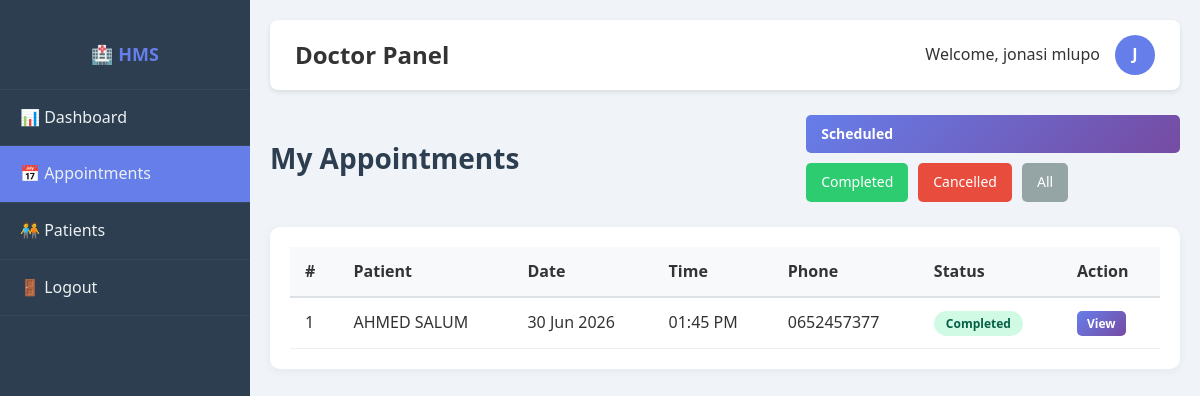
Page /appointments.php (signed in) on the committed database.
### tables this page shows
CREATE TABLE `appointments` (
  `id` int(11) NOT NULL,
  `patient_id` int(11) NOT NULL,
  `doctor_id` int(11) NOT NULL,
  `appointment_date` date NOT NULL,
  `appointment_time` time NOT NULL,
  `status` enum('scheduled','completed','cancelled','no-show') DEFAULT 'scheduled',
  `notes` text DEFAULT NULL,
  `created_at` timestamp NOT NULL DEFAULT current_timestamp()
);

CREATE TABLE `patients` (
  `id` int(11) NOT NULL,
  `first_name` varchar(50) NOT NULL,
  `last_name` varchar(50) NOT NULL,
  `date_of_birth` date NOT NULL,
  `gender` enum('Male','Female','Other') NOT NULL,
  `phone` varchar(20) DEFAULT NULL,
  `email` varchar(100) DEFAULT NULL,
  `address` text DEFAULT NULL,
  `emergency_contact` varchar(20) DEFAULT NULL,
  `medical_history` text DEFAULT NULL,
  `registration_date` timestamp NOT NULL DEFAULT current_timestamp()
);

### appointments.php (the view, shortened to what this page needs)
<?php
require_once '../config/database.php';
$user_id = $_SESSION['user_id'];
$doctor = $conn->query("
    SELECT id FROM doctors WHERE user_id = $user_id
")->fetch_assoc();
$doctor_id = $doctor['id'];
$where = "a.doctor_id = $doctor_id";
$appointments = $conn->query("
    SELECT a.*, p.first_name, p.last_name, p.phone, p.email
    FROM appointments a
    JOIN patients p ON a.patient_id = p.id
    WHERE $where
    ORDER BY a.appointment_date DESC, a.appointment_time DESC
");
?>
<!DOCTYPE html>
<html lang="en">
<head>
    <link rel="stylesheet" href="../css/style.css">
</head>
<body>
    <div class="dashboard">
        <?php include '../includes/sidebar.php'; ?>
        <div class="main-content">
            <?php include '../includes/topbar.php'; ?>
            <div class="page-header">
                <h1>My Appointments</h1>
                <div style="display:flex; gap:10px; flex-wrap:wrap;">
                    <a href="?status=scheduled" class="btn-primary" style="text-decoration:none;padding:8px 15px;font-size:14px;">Scheduled</a>
                    <a href="?status=completed" class="btn-success" style="text-decoration:none;padding:8px 15px;font-size:14px;">Completed</a>
                    <a href="?status=cancelled" class="btn-danger" style="text-decoration:none;padding:8px 15px;font-size:14px;">Cancelled</a>
                    <a href="?" class="btn-secondary" style="text-decoration:none;padding:8px 15px;font-size:14px;">All</a>
                </div>
            </div>
            <div class="table-container">
                <table>
                    <thead>
                        <tr>
                            <th>#</th>
                            <th>Patient</th>
                            <th>Date</th>
                            <th>Time</th>
                            <th>Phone</th>
                            <th>Status</th>
                            <th>Action</th>
                        </tr>
                    </thead>
                    <tbody>
                        <?php if ($appointments && $appointments->num_rows > 0): ?>
                            <?php $i = 1; while ($row = $appointments->fetch_assoc()): ?>
                                <tr>
                                    <td><?php echo $i++; ?></td>
                                    <td><?php echo htmlspecialchars($row['first_name'] . ' ' . $row['last_name']); ?></td>
                                    <td><?php echo date('d M Y', strtotime($row['appointment_date'])); ?></td>
                                    <td><?php echo date('h:i A', strtotime($row['appointment_time'])); ?></td>
                                    <td><?php echo htmlspecialchars($row['phone'] ?? 'N/A'); ?></td>
                                    <td><span class="status status-<?php echo htmlspecialchars($row['status']); ?>"><?php echo ucfirst(htmlspecialchars($row['status'])); ?></span></td>
                                    <td>
                                        <a href="view_patient.php?id=<?php echo $row['patient_id']; ?>" class="btn-primary" style="padding:4px 10px;font-size:12px;text-decoration:none;">View</a>
                                    </td>
                                </tr>
                            <?php endwhile; ?>
                        <?php else: ?>
                            <tr>
                                <td colspan="7" class="text-center">No appointments found</td>
                            </tr>
                        <?php endif; ?>
                    </tbody>
                </table>
            </div>
        </div>
    </div>
</body>
</html>

### style.css (style rules this page uses)
* { margin: 0; padding: 0; box-sizing: border-box; }
body { font-family: 'Segoe UI', Tahoma, Geneva, Verdana, sans-serif; background: #f0f4f8; color: #333; line-height: 1.6; }
.btn-primary { background: linear-gradient(135deg, #667eea 0%, #764ba2 100%); color: white; border: none; padding: 12px 30px; border-radius: 5px; font-size: 16px; font-weight: 600; cursor: pointer; width: 100%; transition: transform 0.2s; }
.btn-secondary { background: #95a5a6; color: white; border: none; padding: 10px 20px; border-radius: 5px; cursor: pointer; }
.btn-success { background: #2ecc71; color: white; border: none; padding: 10px 20px; border-radius: 5px; cursor: pointer; }
.btn-danger { background: #e74c3c; color: white; border: none; padding: 10px 20px; border-radius: 5px; cursor: pointer; }
.dashboard { display: flex; min-height: 100vh; }
.main-content { margin-left: 250px; padding: 20px; width: 100%; }
.table-container { background: white; padding: 20px; border-radius: 10px; box-shadow: 0 2px 10px rgba(0,0,0,0.05); overflow-x: auto; }
table { width: 100%; border-collapse: collapse; }
table th { background: #f8f9fa; padding: 12px 15px; text-align: left; font-weight: 600; border-bottom: 2px solid #dee2e6; }
table td { padding: 12px 15px; border-bottom: 1px solid #ecf0f1; }
.status { padding: 4px 12px; border-radius: 20px; font-size: 12px; font-weight: 600; }
.status-completed { background: #d1fae5; color: #065f46; }
.page-header { display: flex; justify-content: space-between; align-items: center; margin-bottom: 25px; }
.page-header h1 { font-size: 28px; color: #2c3e50; }

### rows in the picture
appointments: patient.last_name "AHMED SALUM", appointment_date "30 Jun 2026", appointment_time "01:45 PM", patient.phone "0652457377", status "Completed"

### other values in the picture
$role "Doctor"
$full_name "jonasi mlupo"
substr($full_name, 0, 1) "J"
